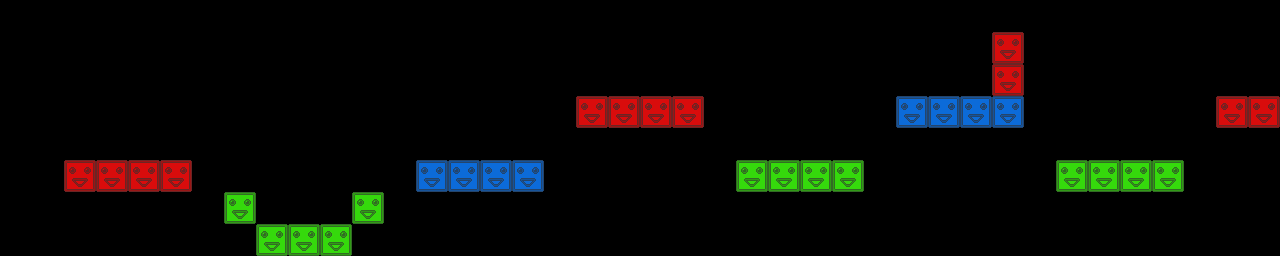

The image is a tile-based game level rendered from a .tmx file. Its description and source (layers, tilesets, objects; grid data summarised) follow:
An orthogonal 40x8 tile map with 32x32 px tiles, 3 tile layers (red, green, blue) and 11 objects.

<map version="1.0" orientation="orthogonal" renderorder="right-down" width="40" height="8" tilewidth="32" tileheight="32">
 <tileset firstgid="1" name="blocks" tilewidth="32" tileheight="32">
  <image source="blocks.png" width="96" height="32" />
 </tileset>
 <layer name="red" width="40" height="8">
  <data>[320 cells, 13 non-empty, 1 distinct tile ids]</data>
 </layer>
 <layer name="green" width="40" height="8">
  <data>[320 cells, 13 non-empty, 1 distinct tile ids]</data>
 </layer>
 <layer name="blue" width="40" height="8">
  <data>[320 cells, 8 non-empty, 1 distinct tile ids]</data>
 </layer>
 <objectgroup name="crystals">
  <object x="159" y="146">
   <ellipse />
  </object>
  <object x="303" y="202">
   <ellipse />
  </object>
  <object x="480" y="135">
   <ellipse />
  </object>
  <object x="649" y="65">
   <ellipse />
  </object>
  <object x="794" y="128">
   <ellipse />
  </object>
  <object x="971" y="62">
   <ellipse />
  </object>
  <object x="1121" y="147">
   <ellipse />
  </object>
  <object x="1258" y="72">
   <ellipse />
  </object>
 </objectgroup>
 <objectgroup name="spikes">
  <object x="238" y="118">
   <ellipse />
  </object>
  <object x="744" y="125">
   <ellipse />
  </object>
  <object x="1076" y="96">
   <ellipse />
  </object>
 </objectgroup>
</map>
